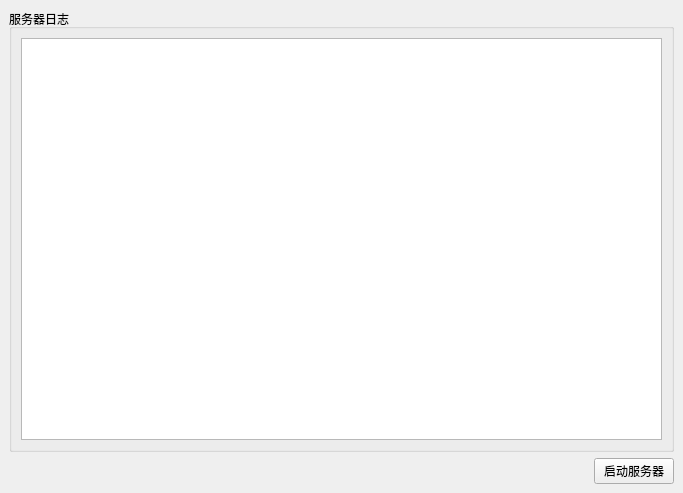
<?xml version="1.0" encoding="UTF-8"?>
<ui version="4.0">
 <class>MainWindow</class>
 <widget class="QMainWindow" name="MainWindow">
  <property name="geometry">
   <rect>
    <x>0</x>
    <y>0</y>
    <width>683</width>
    <height>493</height>
   </rect>
  </property>
  <property name="windowTitle">
   <string>服务器</string>
  </property>
  <widget class="QWidget" name="centralwidget">
   <layout class="QVBoxLayout" name="verticalLayout_2">
    <item>
     <widget class="QGroupBox" name="groupBox">
      <property name="title">
       <string>服务器日志</string>
      </property>
      <layout class="QVBoxLayout" name="verticalLayout">
       <item>
        <widget class="QPlainTextEdit" name="logEdit"/>
       </item>
      </layout>
     </widget>
    </item>
    <item>
     <layout class="QHBoxLayout" name="horizontalLayout">
      <item>
       <spacer name="horizontalSpacer">
        <property name="orientation">
         <enum>Qt::Orientation::Horizontal</enum>
        </property>
        <property name="sizeHint" stdset="0">
         <size>
          <width>40</width>
          <height>20</height>
         </size>
        </property>
       </spacer>
      </item>
      <item>
       <widget class="QPushButton" name="startstopButton">
        <property name="text">
         <string>启动服务器</string>
        </property>
       </widget>
      </item>
     </layout>
    </item>
   </layout>
  </widget>
 </widget>
 <resources/>
 <connections/>
</ui>
